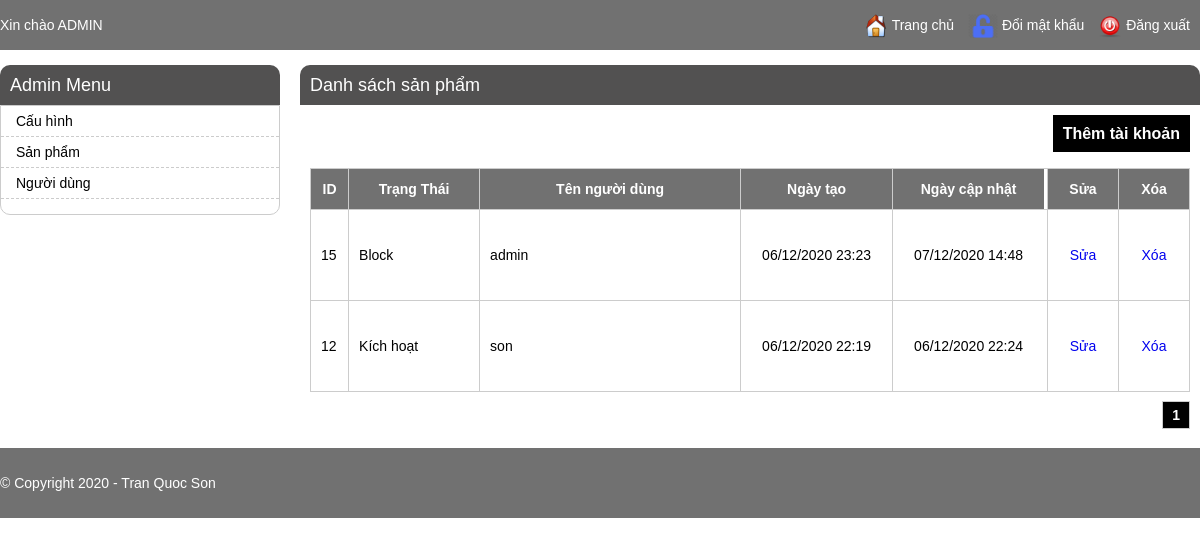
The app's page /admin/user_listing.php (signed in) with its own data.
### tables this page shows
CREATE TABLE `user` (
  `id` int(11) NOT NULL,
  `username` varchar(100) NOT NULL,
  `fullname` varchar(100) NOT NULL,
  `password` varchar(100) NOT NULL,
  `birthday` int(11) NOT NULL,
  `created_time` int(11) NOT NULL,
  `last_updated` int(11) NOT NULL,
  `status` int(11) DEFAULT NULL
);

### admin/user_listing.php (the view, shortened to what this page needs)
<?php
include 'header.php';
if (!empty($_SESSION['current_user'])) {
    $item_per_page = (!empty($_GET['per_page'])) ? $_GET['per_page'] : 7;
    $current_page = (!empty($_GET['page'])) ? $_GET['page'] : 1;
    $offset = ($current_page - 1) * $item_per_page;
    $products = mysqli_query($con, "SELECT * FROM `user` ORDER BY `id` DESC LIMIT " . $item_per_page . " OFFSET " . $offset);
    ?>
    <div class="main-content">
        <h1>Danh sách sản phẩm</h1>
        <div class="product-items" >
            <div class="buttons">
                <a href="./register.php">Thêm tài khoản</a>
            </div>
            <ul>
                <li class="product-item-heading">
                <div class="product-prop product-id">ID</div>
                    <div class="product-prop product-img">Trạng Thái</div>
                    <div class="product-prop product-name" style="width: 240px;">Tên người dùng</div>
                    <div class="product-prop product-button">
                        Xóa
                    </div>
                    <div class="product-prop product-button">
                        Sửa
                    </div>
                    <div class="product-prop product-time">Ngày tạo</div>
                    <div class="product-prop product-time">Ngày cập nhật</div>
                </li>
                <?php
                while ($row = mysqli_fetch_array($products)) {
                    ?>
                    <li>
                    <div class="product-prop product-id"><?= $row['id'] ?></div>
                        <div class="product-prop product-img"><?= $row['status'] == 1 ? "Kích hoạt" : "Block" ?></div>
                        <div class="product-prop product-name" style="width: 240px;"><?= $row['username'] ?></div>
                        <div class="product-prop product-button">
                            <a href="delete_user.php?id=<?= $row['id'] ?>">Xóa</a>
                        </div>
                        <div class="product-prop product-button">
                            <a href="edit_user.php?id=<?= $row['id'] ?>">Sửa</a>
                        </div>
                        <div class="product-prop product-time"><?= date('d/m/Y H:i', $row['created_time']) ?></div>
                        <div class="product-prop product-time"><?= date('d/m/Y H:i', $row['last_updated']) ?></div>
                    </li>
                <?php } ?>
            </ul>
            <?php
            include './pagination.php';
            ?>
        </div>
    </div>
    <?php
}
include './footer.php';
?>

### css/admin_style.css (style rules this page uses)
body { font-family: arial; padding: 0; margin: 0; font-size: 14px; }
h1 { text-align: center; }
.product-items { padding: 10px; border: 0px solid #ccc; border-radius: 0 0 10px 10px; }
.product-items ul { padding: 0; margin: 0; }
.product-prop { float: right; border-left: 1px solid #ccc; line-height: 90px; padding: 0 10px; }
.product-img { width: 110px; height: 90px; float: left; }
.product-name { padding-left: 10px; border-right: 0; float: left; width: 170px; }
.product-id { width: 17.1px; float: left; }
.product-button { float: right; border-left: 1px solid #ccc; border-right: 0; padding: 0 10px; width: 50px; text-align: center; }
.product-items ul li { list-style: none; border: 1px solid #ccc; border-top: 0; border-left: 0; }
.product-items ul li:first-child { border-top: 1px solid #ccc; }
.product-time { width: 131px; text-align: center; float: left; }
.product-item-heading { text-align: center; font-weight: bold; }
.product-item-heading .product-prop { height: 40px; line-height: 40px; background: #717171; color: #FFF; }
.buttons { text-align: right; font-weight: bold; font-size: 16px; margin-bottom: 15px; line-height: 38px; }
.buttons a { color: #FFF; padding: 10px; background: #000; }
a { text-decoration: none; }
.main-content { float: left; width: 900px; margin-left: 20px; }
.main-content h1 { margin: 0; text-align: left; background: #525151; color: #fff; font-size: 18px; font-weight: normal; line-height: 40px; border-radius: 10px 10px 0 0; padding: 0 10px; }

### records on screen
user: id "15", status "Block", username "admin", created_time "06/12/2020 23:23", last_updated "07/12/2020 14:48"
user: id "12", status "Kích hoạt", username "son", created_time "06/12/2020 22:19", last_updated "06/12/2020 22:24"

### other values on screen
$currentUser['fullname'] "ADMIN"
